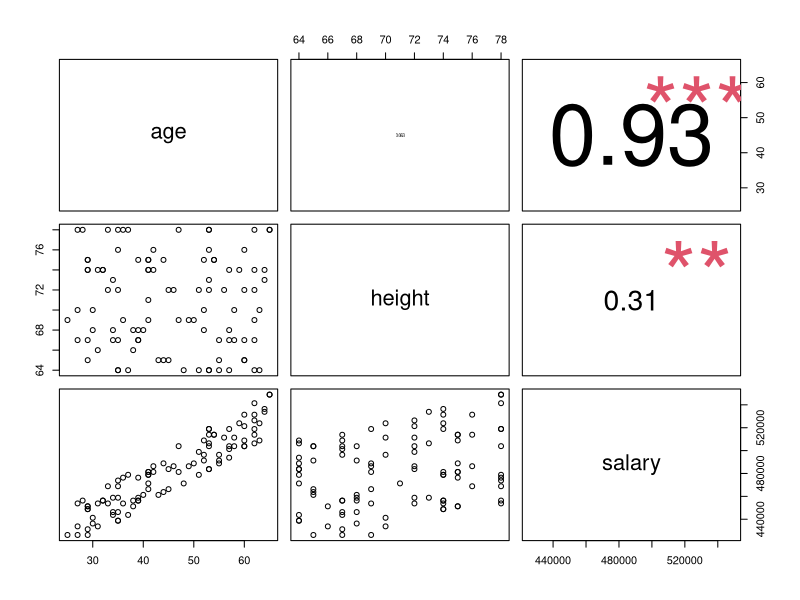
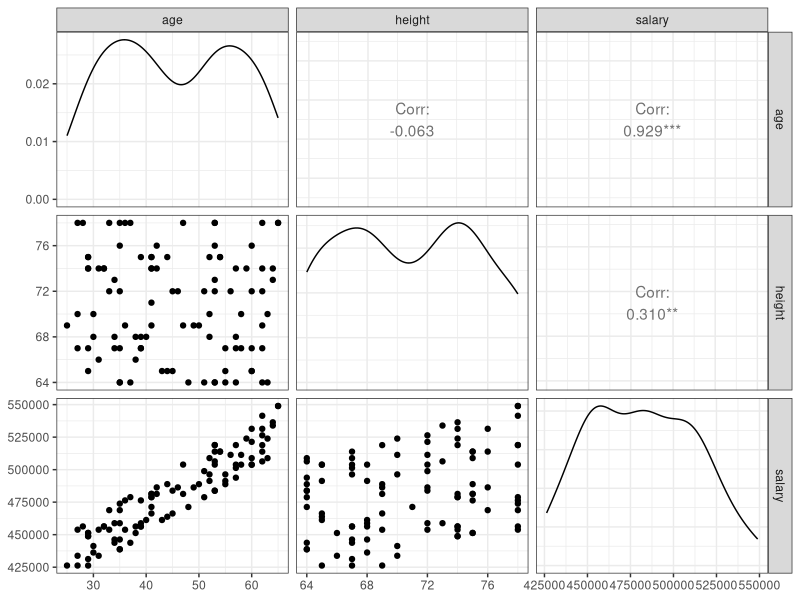

Here is the R script that generated these plots, in order:
# Creating a multiple linear regression model and 
# evalating the model using standard evaluation metrics

# Read .csv from file
data <- read.csv("CEO_salary.csv")

# Data is about CEO salaries, age , and height
summary(data)



# Examine pairwise correlations between variables in the dataset
panel.cor <- function(x, y, digits=2, prefix="", cex.cor) 
{
  usr <- par("usr"); on.exit(par(usr)) 
  par(usr = c(0, 1, 0, 1)) 
  r <- abs(cor(x, y)) 
  txt <- format(c(r, 0.123456789), digits=digits)[1] 
  txt <- paste(prefix, txt, sep="") 
  
  if(missing(cex.cor)) 
    cex <- 0.8/strwidth(txt) 
  
  test <- cor.test(x,y) 
  # borrowed from printCoefmat
  Signif <- symnum(test$p.value, corr = FALSE, na = FALSE, 
                   cutpoints = c(0, 0.001, 0.01, 0.05, 0.1, 1),
                   symbols = c("***", "**", "*", ".", " ")) 
  
  text(0.5, 0.5, txt, cex = cex * r) 
  text(.8, .8, Signif, cex=cex, col=2) 
}



pairs(data, upper.panel = panel.cor)



### GGplot version of pairwise correlations
# You will need to install a new package for this
install.packages("GGally")
require(GGally)

ggpairs(data) + theme_bw()

#Rescale salary, per $1,000 
data$salary1 = data$salary/ 1000

#Create SLR model using age only
m = lm(salary1 ~ age,data=data)

#Create MLR model using age and height
m2 = lm(salary1 ~ age + height,data=data)
attach(data)



#Try different values for age/height in the MLR model
age = 65

height = 70

salary1 = 2.503 * age + 2.507 * height + 190.697


age = 5
height = 50

salary2 = 2.503 * age + 2.507 * height + 190.697

#Create separate SLR models based on age alone and height alone
mdl2 = lm(salary1 ~ age,data=data)

mdl3 = lm(salary1 ~ height,data=data)


# Computing R^2 by hand #
totalss = sum((data$salary1 - mean(data$salary1))^2)
regss = sum((fitted(m)-mean(salary1))^2)
resiss = sum((salary1-fitted(m))^2)
fstatistic = (regss/2)/(resiss/97)
pvalue = 1-pf(fstatistic,df1=2,df2=97)
R2 = regss/totalss

# See read the five ways to visualize pairwise comparisions
# https://www.r-bloggers.com/five-ways-to-visualize-your-pairwise-comparisons/


#MSE
MSE = mean((data$salary1 - predict(m,data))^2)


#RMSE
RMSE = sqrt(MSE)

#Get predictions from the linear model
predict(m,data)

#MAD
mean(abs(data$salary1 - predict(m,data)))

# The metrics package contains many popular methods 
# to evaluate prediction models
install.packages("Metrics")
require(Metrics)

#Sum of squared error example
Metrics::sse(data$salary1,predict(m,data))
